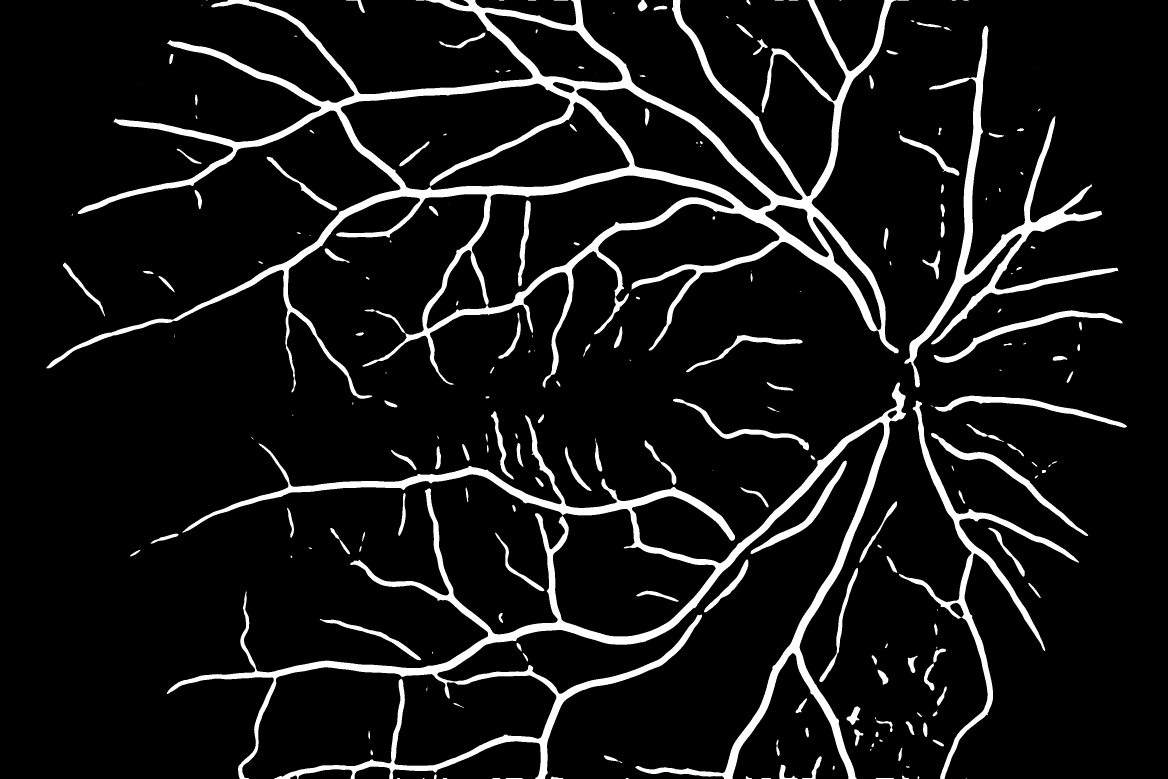
#> input picture xd.jpg, 3504 x 2336 px (shown at 1/3 size)
$ python countMeasures.py
#> lines starting #> are read from the running program, lines starting #| are printed output that depends on the picture; after the words box and inside, x2 and y2 are one past the last pixel; in counts of white or black regions, pixels touching at a corner belong together
import cv2
import numpy as np
import os
import matplotlib.pyplot as plt
from sklearn.metrics import confusion_matrix, accuracy_score

def calculate_metrics(prediction_path, manual_path, threshold=128):
    """
    Calculate accuracy, sensitivity (recall) and specificity for vessel detection

    Args:
        prediction_path: Path to the predicted vessel mask image
        manual_path: Path to the ground truth manual segmentation
        threshold: Threshold for binarization (default 128)

    Returns:
        Dictionary with accuracy, sensitivity and specificity values
    """
#> called with prediction_path = 'xd.jpg', manual_path = 'images_manual/01_h.tif', threshold = 128
    prediction = cv2.imread(prediction_path, cv2.IMREAD_GRAYSCALE)
#> prediction is the input picture: shape (2336, 3504); min 0, max 255, mean 23
    manual = cv2.imread(manual_path, cv2.IMREAD_GRAYSCALE)
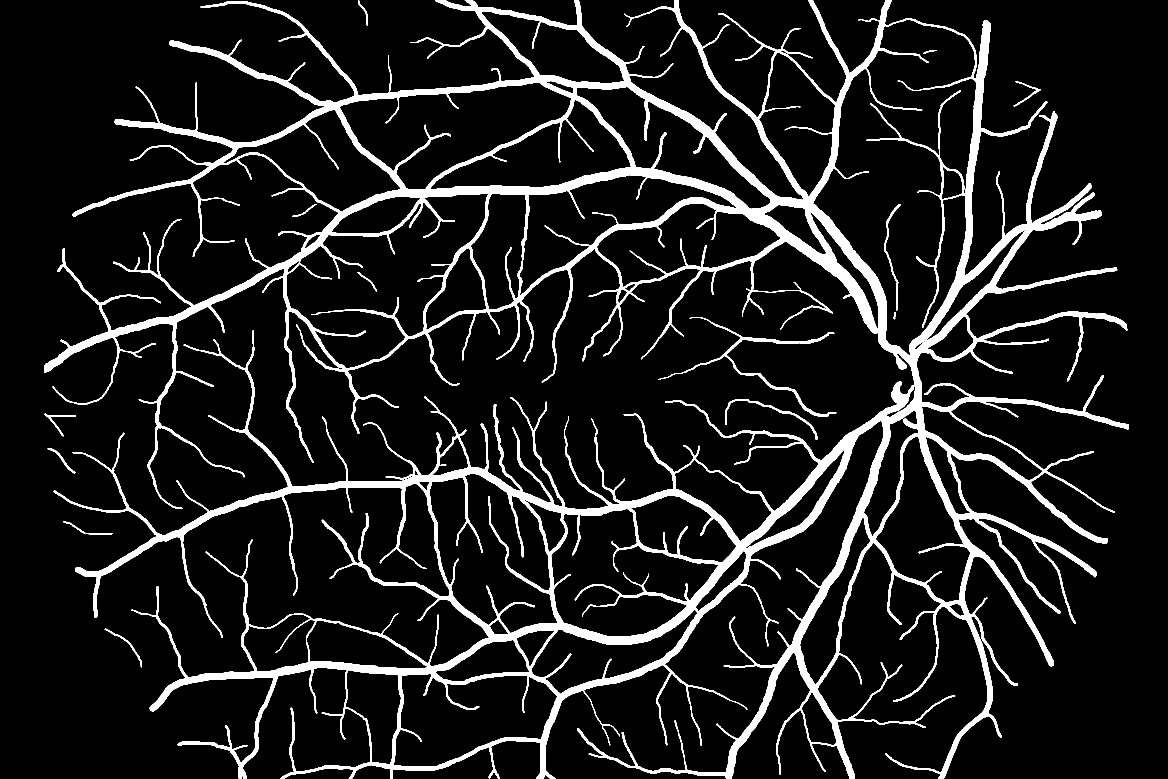
#> input picture images_manual/01_h.tif, 3504 x 2336 px (shown at 1/3 size)
#> manual: shape (2336, 3504); 10.2% white; 14 white regions, largest, box (x1, y1, x2, y2) and area: (133, 0, 3386, 2336) 818953, (1975, 952, 2509, 1251) 6937, (2175, 1197, 2452, 1320) 1921

    if prediction is None:
        raise FileNotFoundError(f"Could not load prediction image: {prediction_path}")
    if manual is None:
        raise FileNotFoundError(f"Could not load manual image: {manual_path}")

    if prediction.shape != manual.shape:
        prediction = cv2.resize(prediction, (manual.shape[1], manual.shape[0]))

    pred_bin = prediction > threshold
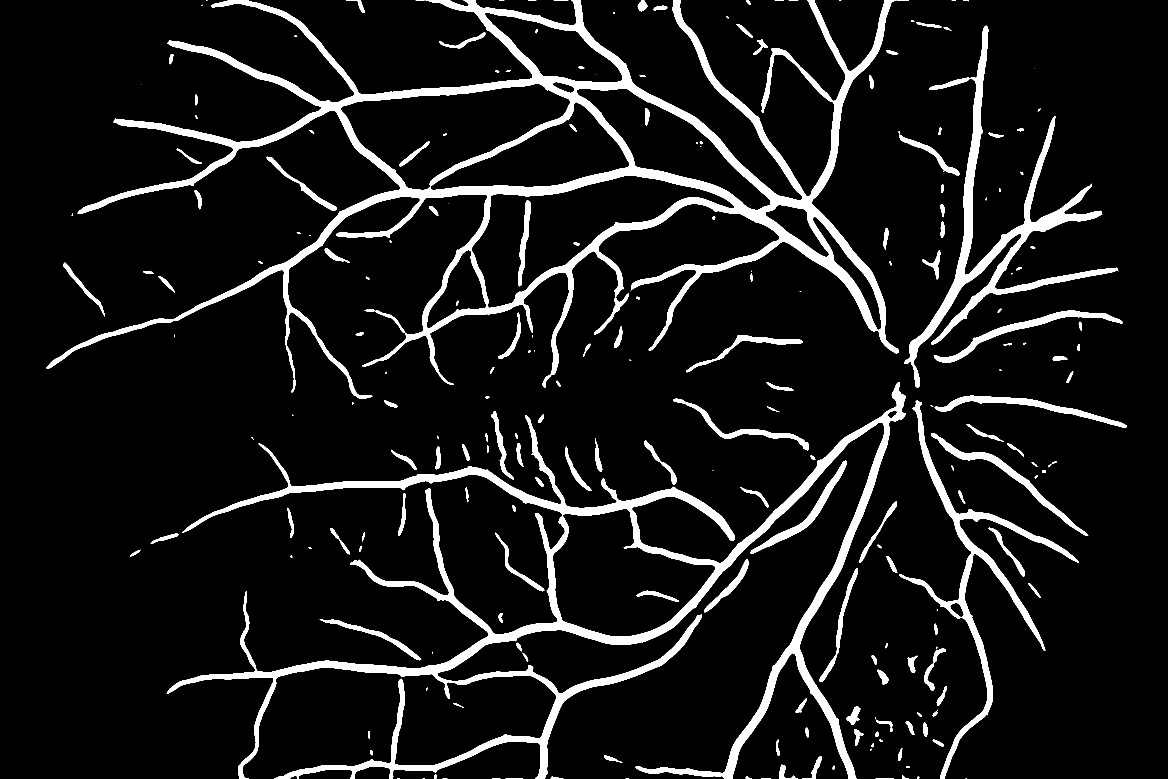
#> pred_bin: shape (2336, 3504) bool (shown at 1/3 size); 9% white; 227 white regions (37 under 20 px), largest, box (x1, y1, x2, y2) and area: (139, 0, 2696, 1196) 300595, (500, 1147, 2718, 2336) 209957, (2713, 77, 3355, 1162) 60565
    manual_bin = manual > threshold

    y_true = manual_bin.flatten()
    y_pred = pred_bin.flatten()

    tn, fp, fn, tp = confusion_matrix(y_true, y_pred).ravel()
#> tn = 7194245; fp = 157211; fn = 253828; tp = 580060

    accuracy = accuracy_score(y_true, y_pred)
#> accuracy = 0.95
    sensitivity = tp / (tp + fn) if (tp + fn) > 0 else 0  # Recall/sensitivity
#> sensitivity = 0.696
    specificity = tn / (tn + fp) if (tn + fp) > 0 else 0
#> specificity = 0.979

    print(f"Metrics for {os.path.basename(prediction_path)} vs {os.path.basename(manual_path)}:")
    print(f"Accuracy: {accuracy:.4f}")
#| Accuracy: 0.9498
    print(f"Sensitivity: {sensitivity:.4f}")
#| Sensitivity: 0.6956
    print(f"Specificity: {specificity:.4f}")
#| Specificity: 0.9786

    return {
        'accuracy': accuracy,
        'sensitivity': sensitivity,
        'specificity': specificity
    }

def visualize_comparison(prediction_path, manual_path, threshold=128):
    """
    Visualize the comparison between prediction and ground truth

    Args:
        prediction_path: Path to the predicted vessel mask image
        manual_path: Path to the ground truth manual segmentation
        threshold: Threshold for binarization (default 128)
    """
    prediction = cv2.imread(prediction_path, cv2.IMREAD_GRAYSCALE)
    manual = cv2.imread(manual_path, cv2.IMREAD_GRAYSCALE)

    if prediction is None or manual is None:
        print("Error loading images")
        return

    if prediction.shape != manual.shape:
        prediction = cv2.resize(prediction, (manual.shape[1], manual.shape[0]))

    pred_bin = prediction > threshold
    manual_bin = manual > threshold

    plt.figure(figsize=(15, 5))

    plt.subplot(1, 3, 1)
    plt.title("Ground Truth")
    plt.imshow(manual_bin, cmap='gray')
    plt.axis('off')

    plt.subplot(1, 3, 2)
    plt.title("Prediction")
    plt.imshow(pred_bin, cmap='gray')
    plt.axis('off')

    comparison = np.zeros((manual.shape[0], manual.shape[1], 3), dtype=np.uint8)

    comparison[np.logical_and(manual_bin, pred_bin), 1] = 255

    comparison[np.logical_and(np.logical_not(manual_bin), pred_bin), 0] = 255

    comparison[np.logical_and(manual_bin, np.logical_not(pred_bin)), 2] = 255

    plt.subplot(1, 3, 3)
    plt.title("Comparison (Green:TP, Red:FP, Blue:FN)")
    plt.imshow(comparison)
    plt.axis('off')

    plt.tight_layout()
    plt.show()

if __name__ == "__main__":
    prediction_file = "xd.jpg"
    manual_file = "images_manual/01_h.tif"

    metrics = calculate_metrics(prediction_file, manual_file)
#> metrics = {'accuracy': 0.95, 'sensitivity': 0.696, 'specificity': 0.979}

    visualize_comparison(prediction_file, manual_file)
#> in visualize_comparison, `plt.show()`:
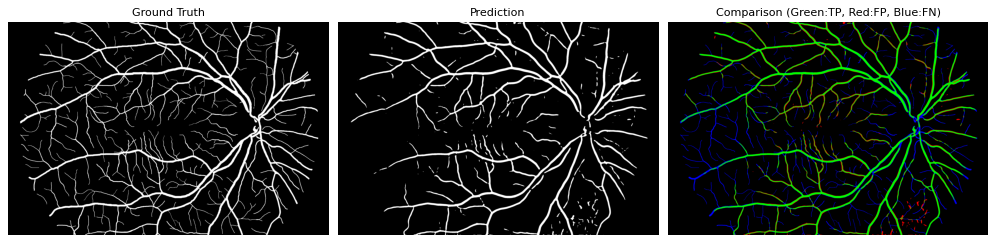
#> figure drawn by matplotlib, 3 panels
